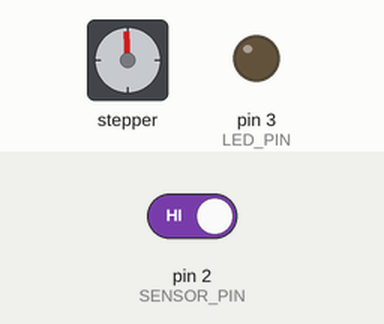
This sketch was run on a simulated Arduino Uno, built with avr-gcc and run on an emulated ATmega328P. On the bench: stepper motor, output pins drawn as LEDs (lit = HIGH). Inputs (shaded band) come from the test bench; at power-on: pin 2 (SENSOR_PIN) HIGH. Stepper angles assume 2048 steps per turn.

Above: at 5.85 s.
Timing chart, 0 to 8.8 s (numbered marks = the images above):
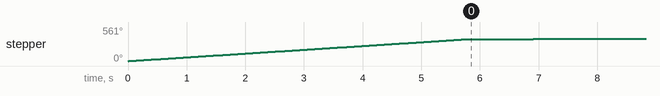

The sketch:

calibrate2.ino
```cpp
#include <Stepper.h>

const int stepsPerRevolution = 2048;
const double cent_step = 2048 / 60;

Stepper myStepper(stepsPerRevolution, 14, 15, 16, 17);

#define SENSOR_PIN 2
#define LED_PIN 3
#define MOTOR_SPEED 11
#define SLOW_DELAY 5
#define FORE 1
#define BACK -1
#define RESTART_WAIT 3000L
#define RESET_COUNT 5
#define FOUND LOW
#define NOTFOUND HIGH

int centering = 9;


// remember the carry between rounds
double carry = 0.0;

void(* resetFunc)(void) = 0;

int hand_position = 0;

void calibrate_clock_hand(int adjustment){
  // if already on the sensor, roll forward until it's not found
  if(digitalRead(SENSOR_PIN) == FOUND){
    for(int i = 0; i < stepsPerRevolution; i++){
      if(digitalRead(SENSOR_PIN) == NOTFOUND)
        break;
      myStepper.step(FORE);
    }
  }

  // roll forward untli the sensor it found
  for(int i = 0; i < stepsPerRevolution; i++){
    if(digitalRead(SENSOR_PIN) == FOUND)
      break;
    myStepper.step(FORE);
  }

  // roll slowly until the sensor is not found and count the steps
  int cal_step = 0;
  for(int i = 0; i < 2 * stepsPerRevolution; i++){
    if(digitalRead(SENSOR_PIN) == NOTFOUND)
      break;
    myStepper.step(FORE);
    cal_step++;
    delay(SLOW_DELAY);
  }

  // roll back slowly half the number of counted steps
  // plus the device-specific centering fudge amount
  for(int i = 0; i < (cal_step / 2) + adjustment; i++){
    myStepper.step(BACK);
    delay(SLOW_DELAY);
  }
}

void move_hand(int new_position){
  int safe_hand_position = hand_position + stepsPerRevolution;
  int safe_new_position = new_position + stepsPerRevolution;

  int diff = 0;
  if(safe_new_position > safe_hand_position){
    // move forward
    diff = safe_new_position - safe_hand_position;
  } else if(safe_new_position < safe_hand_position){
    // move backward
    diff = safe_hand_position - safe_new_position;
  }
  myStepper.step(diff);
}

void step_hand(int steps){

}


int second = -1;
unsigned long next_time = 0L;

void setup() {
  Serial.begin(115200);
  myStepper.setSpeed(MOTOR_SPEED);

  // perform a full revolutionon start up to allow synchronizing the clock position
  // myStepper.step(stepsPerRevolution);

  pinMode(SENSOR_PIN, INPUT_PULLUP);
  pinMode(LED_PIN, OUTPUT);

  Serial.println();

  // positive 100 steps
  // myStepper.step(500 * FORE);
  // negative 100 steps
  // myStepper.step(500 * BACK);

  // myStepper.step(FORE * random(stepsPerRevolution * 2) - stepsPerRevolution);
  calibrate_clock_hand(centering);
  // delay(500);

  next_time = millis() + 1000;
}


void loop() {
  unsigned long time;
  while((time = millis()) < next_time)
    ;

  second = ++second % 60;
  int hand_position = int((stepsPerRevolution / 60.0) + 0.5);

  move_hand(hand_position);
  next_time = time + 1000;

  // for(int i = 0; i < 60; i++){
    // increase to the next floating point step
    // current += cent_step;

    // // take the integer part as the initial next integer step
    // current_i = int(current);

    // // compute the carry, unused part of the floating point step
    // carry += current - current_i;

    // // add the integer part of the carry, if any to the integer step
    // int carry_i = int(carry);
    // current_i += carry_i;

    // // remove the used integer part of the carry
    // carry -= carry_i;

    // // compute the next steps needed from the previous and current integer step
    // int steps = current_i - prev_current_i;
    // prev_current_i = current_i;

    // myStepper.step(+steps);

    // // found after several rounds of timing multiple full minutes
    // // started losing accuracy afteraround 13 minutes
    // // an accurate clock would need a timing source,
    // // I think there's a built-in way to do this with interupts
    // delay(913);
  // }
}
```
